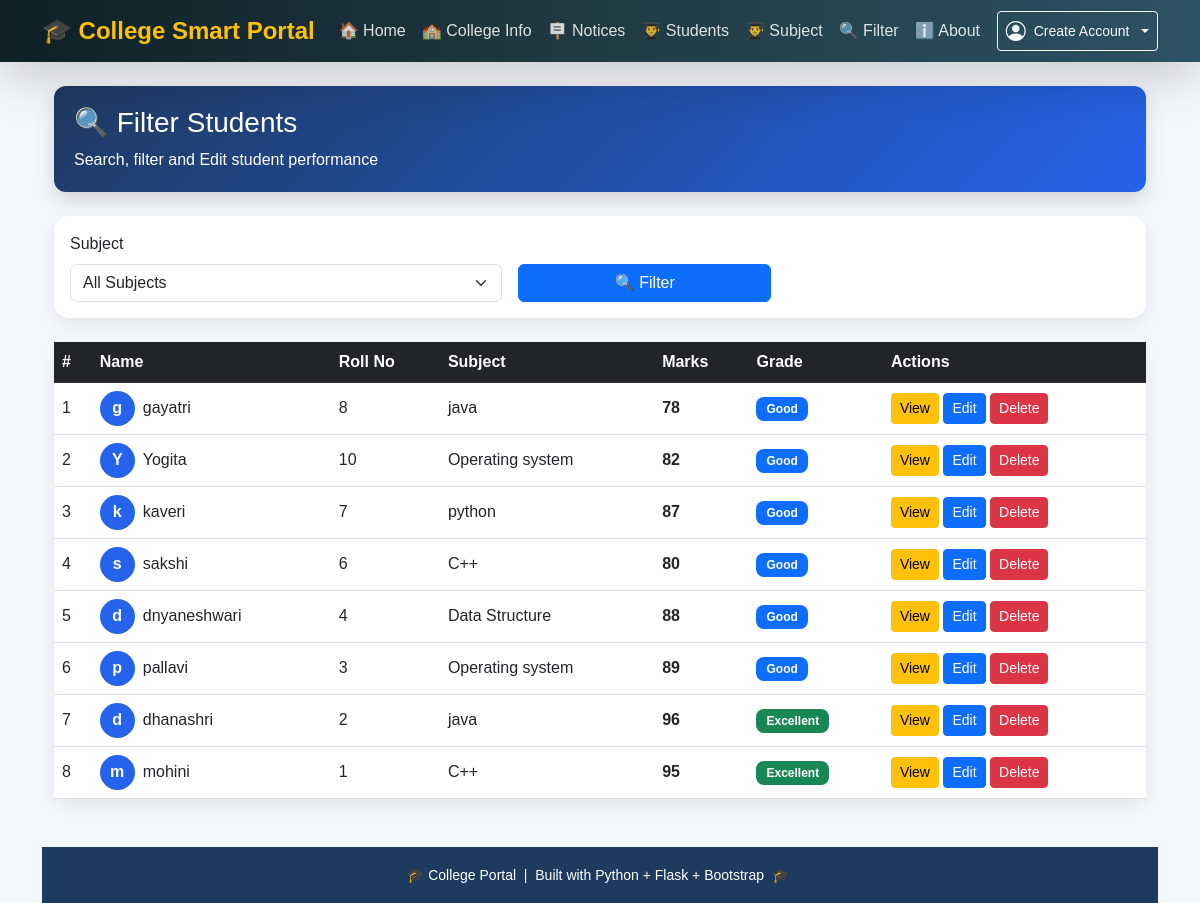
/filter, run on an earlier commit of the app's database.
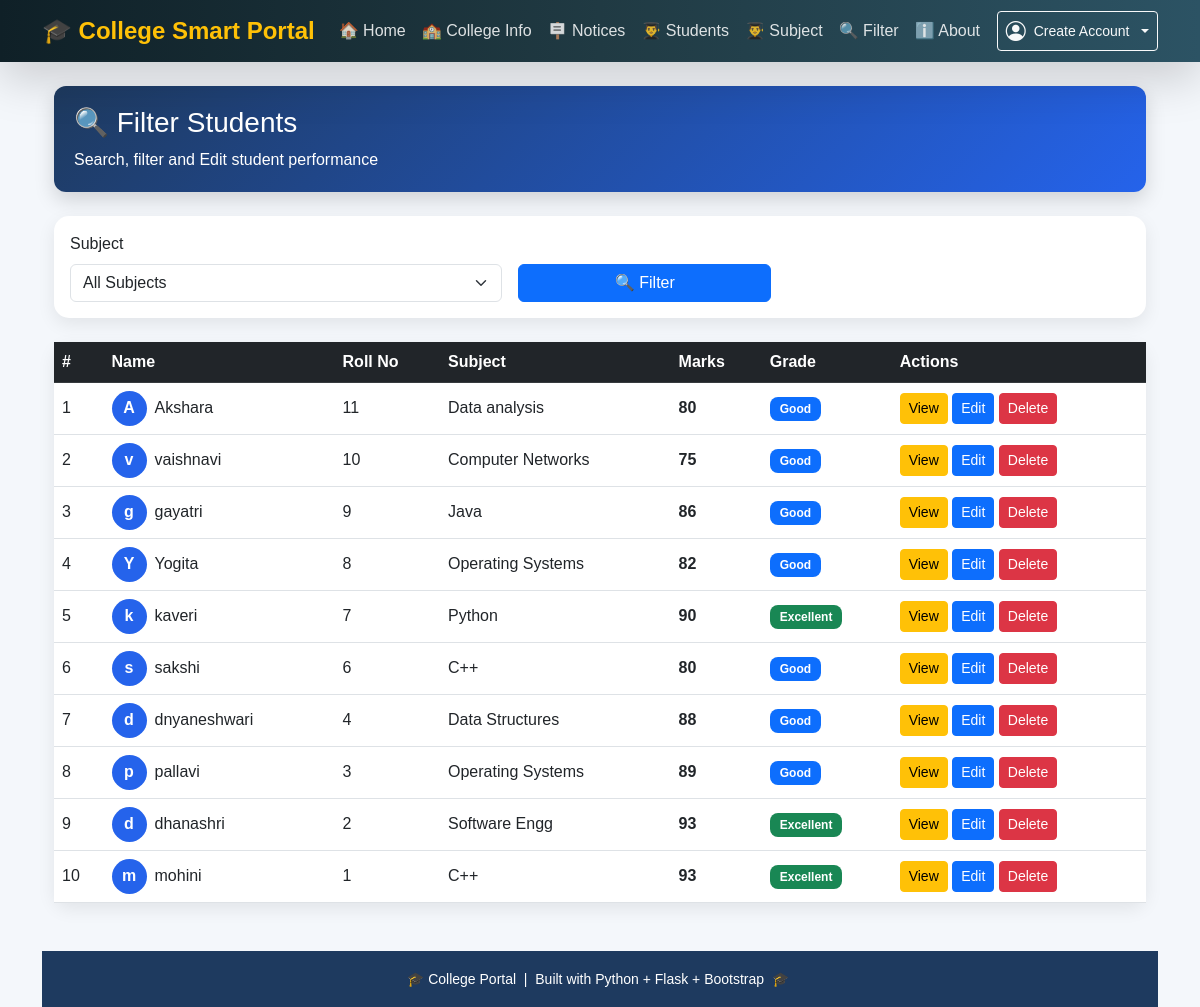
And on a later commit of the database.
### tables this page shows
CREATE TABLE stud (
            id INTEGER PRIMARY KEY AUTOINCREMENT,
            name TEXT NOT NULL,
            roll_no INTEGER NOT NULL,
            marks INTEGER NOT NULL
        , Subject TEXT);

### app.py (the view)
@app.route('/filter')
def filter_students():
    subject = request.args.get('subject', '')
    grade = request.args.get('grade', '')
    conn = get_db(MOHINI_DB)
    subjects = conn.execute('''SELECT DISTINCT Subject FROM stud
                            WHERE subject IS NOT NULL
                            AND subject != ""
                            ORDER BY subject ASC''').fetchall()
    query = 'SELECT * FROM stud WHERE 1=1'
    params = []
    if subject:
      query += ' AND Subject = ?'
      params.append(subject)
    if grade =='excellent':
        query += ' AND marks >= 90'
    elif grade == 'good':
        query += ' AND marks >= 75 AND marks < 90'
    elif grade == 'average':
        query += ' AND marks >= 60 AND marks < 75'
    elif grade == 'poor':
        query += ' AND marks < 45'
    query += ' ORDER BY id DESC'
    students = conn.execute(query, params).fetchall()
    conn.close()
    return render_template('filter.html', students=students, subjects=subjects, selected_subject=subject, selected_grade=grade)

### database.py (called while the page is built)
def get_db(db_path):
    conn = sqlite3.connect(db_path)
    conn.row_factory = sqlite3.Row
    return conn

### templates/filter.html (shortened to what this page needs)
{% extends 'base.html' %}
{% block content %}
<div class="container mt-4">
    <div class="page-title mb-4">
        <h3>🔍 Filter Students</h3>
        <p class="mb-0">Search, filter and Edit student performance</p>
    </div>
    <div class="glass-card p-3 mb-4">
        <form method="GET" action="{{ url_for('filter_students') }}">
            <div class="row g-3 align-items-end">
                <div class="col-md-5">
                    <label class="form-label">Subject</label>
                    <select name="subject" class="form-select">
                        <option value="">All Subjects</option>
                    </select>
                </div>
                <div class="col-md-3">
                    <button class="btn btn-primary w-100">
                        🔍 Filter
                    </button>
                </div>
            </div>
        </form>
    </div>
    <div class="glass-card p-0">
        {% if students %}
        <div class="table-responsive">
            <table class="table mb-0 align-middle ">
                <thead  class="table-dark">
                    <tr>
                        <th>#</th>
                        <th>Name</th>
                        <th>Roll No</th>
                        <th>Subject</th>
                        <th>Marks</th>
                        <th>Grade</th>
                        <th>Actions</th>
                    </tr>
                </thead>
                <tbody>
                    {% for student in students %}
                    <tr>
                        <td>{{ loop.index }}</td>
                        <td>
                            <div class="d-flex align-items-center gap-2">
                                <div class="avatar">
                                    {{ student['name'][0] }}
                                </div>
                                {{ student['name'] }}
                            </div>
                        </td>
                        <td>{{ student['roll_no'] }}</td>
                        <td>{{ student['Subject'] }}</td>
                        <td><b>{{ student['marks'] }}</b></td>
                        <td>
                            {% if student['marks'] >= 90 %}
                                <span class="badge bg-success">Excellent</span>
                            {% elif student['marks'] >= 75 %}
                                <span class="badge bg-primary">Good</span>
                            {% elif student['marks'] >= 60 %}
                                <span class="badge bg-warning text-dark">Average</span>
                            {% else %}
                                <span class="badge bg-danger">Needs help</span>
                            {% endif %}
                        </td>
                        <td>
                            <a href="{{ url_for('detail', id=student.id) }}"
                               class="btn btn-warning btn-sm"> View</a>
                            <a href="{{ url_for('edit_student', id=student['id']) }}"
                               class="btn btn-sm btn-primary">Edit</a>
                            <a href="{{ url_for('delete_student', id=student['id']) }}"
                               class="btn btn-sm btn-danger"
                               onclick="return confirm('Delete?')">Delete</a>
                        </td>
                    </tr>
                    {% endfor %}
                </tbody>
            </table>
        </div>
        {% else %}
        <div class="p-4 text-center text-muted">
            No students found 😢
        </div>
        {% endif %}
    </div>
</div>
  <footer style="background-color: #1e3a5f;" class="text-white text-center py-3 mt-5">
        <small>
            🎓 College Portal &nbsp;|&nbsp;
            Built with Python + Flask + Bootstrap &nbsp;🎓&nbsp;
        </small>
    </footer>
{% endblock %}

### templates/base.html (shortened to what this page needs)
<!DOCTYPE html>
<html lang="en">
<head>
    <link href="https://cdn.jsdelivr.net/npm/bootstrap@5.3.0/dist/css/bootstrap.min.css" rel="stylesheet">
    <link rel="stylesheet" href="https://cdn.jsdelivr.net/npm/bootstrap-icons@1.11.3/font/bootstrap-icons.min.css">
</head>
<body>
<nav class="navbar navbar-expand-lg navbar-dark shadow-lg"
     style="background: linear-gradient(90deg,#0f2027,#203a43,#2c5364);">
    <div class="container">
        <a class="navbar-brand fw-bold fs-4 text-warning" href="/">
            🎓 College Smart Portal
        </a>
        <div class="collapse navbar-collapse" id="navbarNav">
            <ul class="navbar-nav me-auto">
                <li class="nav-item">
                    <a class="nav-link custom-link " href="/">🏠 Home</a>
                </li>
                <li class="nav-item">
                    <a class="nav-link custom-link" href="/college_info">🏫 College Info</a>
                </li>
                <li class="nav-item">
                    <a class="nav-link custom-link" href="/notices">🪧 Notices</a>
                </li>
                <li class="nav-item">
                    <a class="nav-link custom-link" href="/students">👨‍🎓 Students</a>
                </li>
                <li class="nav-item">
                    <a class="nav-link custom-link" href="/subjects">👨‍🎓 Subject</a>
                </li>
                <li class="nav-item">
                    <a class="nav-link custom-link" href="/filter">🔍 Filter</a>
                </li>
                <li class="nav-item">
                    <a class="nav-link custom-link" href="/about">ℹ️ About</a>
                </li>
            </ul>
 <div class="dropdown">
            <a class="btn btn-outline-light btn-sm dropdown-toggle d-flex align-items-center gap-2"
               href="#"
               data-bs-toggle="dropdown">
               <i class="bi bi-person-circle fs-5"></i>
                   {{ session['username'] if session.get('username') else 'Create Account' }}
            </a>
        </div>
       </div>
    </div>
</nav>
<div class="container mt-4">
    {% block content %}
    {% endblock %}
</div>
</body>
</html>

### templates/base.html (style rules this page uses)
body { font-family: Arial, sans-serif; background: #f4f6f9; }
.nav-link.custom-link { color: rgba(255,255,255,0.85) !important; padding: 6px 12px; border-radius: 8px; transition: 0.3s; }

### templates/filter.html (style rules this page uses)
body { background: #f4f7fb; }
.page-title { background: linear-gradient(135deg, #1e3a5f, #2563eb); color: white; padding: 20px; border-radius: 12px; box-shadow: 0 8px 20px rgba(0,0,0,0.15); }
.glass-card { background: white; border-radius: 15px; box-shadow: 0 6px 18px rgba(0,0,0,0.08); }
.avatar { width: 35px; height: 35px; border-radius: 50%; background: #2563eb; color: white; display: flex; align-items: center; justify-content: center; font-weight: bold; }
.badge { padding: 6px 10px; border-radius: 8px; font-size: 12px; }

What changed in the data, as far as the page shows it:
added stud: name "A", name "Akshara", roll_no "11", Subject "Data analysis", marks "80", shows "Good"
added stud: name "v", name "vaishnavi", roll_no "10", Subject "Computer Networks", marks "75", shows "Good"
changed stud "gayatri": roll_no "8" → "9"; Subject "java" → "Java"; marks "78" → "86"
changed stud "Yogita": roll_no "10" → "8"; Subject "Operating system" → "Operating Systems"
changed stud "kaveri": Subject "python" → "Python"; marks "87" → "90"; marks "Good" → "Excellent"
changed stud "dnyaneshwari": Subject "Data Structure" → "Data Structures"
changed stud "pallavi": Subject "Operating system" → "Operating Systems"
changed stud "dhanashri": Subject "java" → "Software Engg"; marks "96" → "93"
changed stud "mohini": marks "95" → "93"
